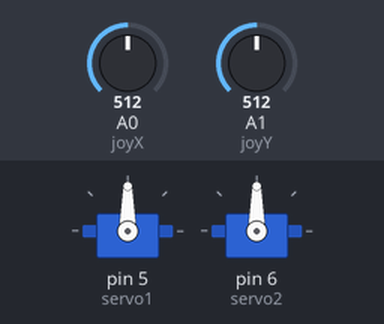
Bench run of a sketch on a simulated Arduino Uno, built with avr-gcc and run on an emulated ATmega328P. Parts: 2 × servo. The inputs (shaded band) are chosen by the test bench; at power-on: A0 (joyX) = 512, A1 (joyY) = 512.

Above: at 1.2 s.
1.3 s: A0 (joyX) set to 716
At 2.0 s:
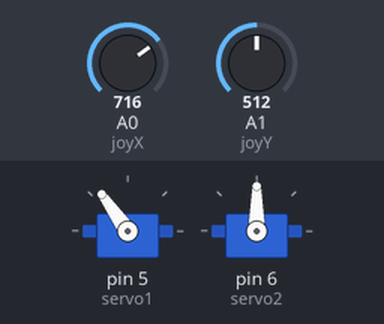
2.8 s: A1 (joyY) set to 716
At 3.2 s:
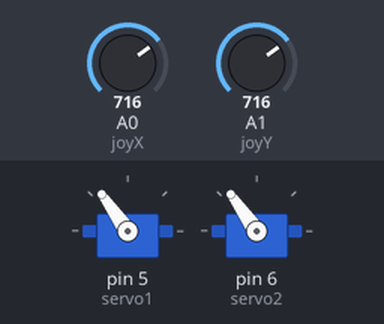
4.3 s: A0 (joyX) set to 900
At 5.5 s:
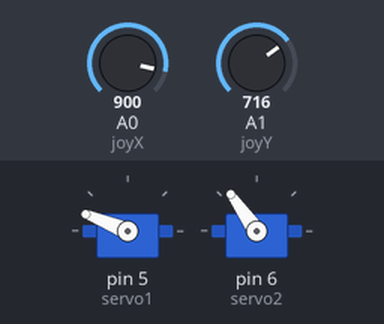
5.8 s: A1 (joyY) set to 900
At 6.1 s:
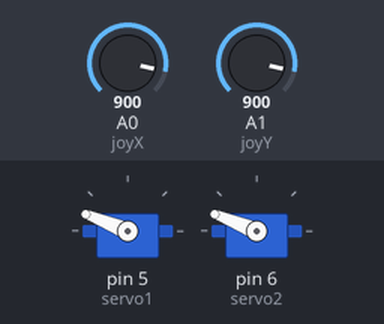
7.3 s: A0 (joyX) set to 1023
At 8.4 s:
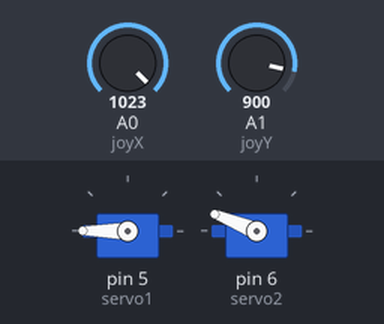
8.8 s: A1 (joyY) set to 1023
At 9.6 s:
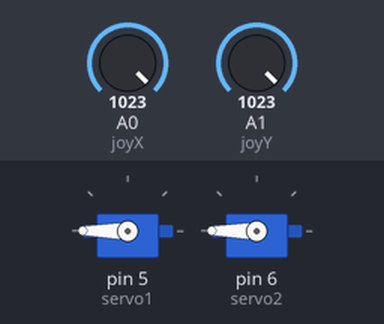
Timing chart, 0 to 11.3 s (numbered marks = the images above; inputs shaded):
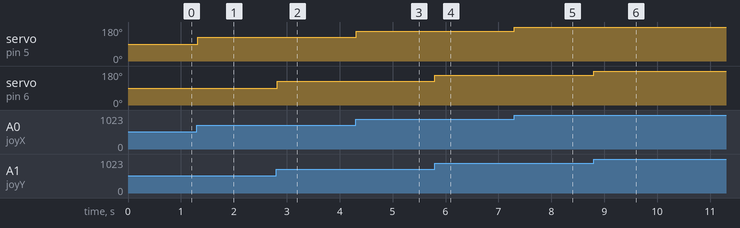

Measured:
- after the input at 1.3 s, servo on pin 5 (servo1): 90° → 125° at once
- after the input at 2.8 s, servo on pin 6 (servo2): 90° → 125° at once
- after the input at 4.3 s, servo on pin 5 (servo1): 125° → 158° at once
- after the input at 5.8 s, servo on pin 6 (servo2): 125° → 158° at once
- after the input at 7.3 s, servo on pin 5 (servo1): 158° → 180° at once
- after the input at 8.8 s, servo on pin 6 (servo2): 158° → 180° at once

The sketch:

maze_code2.ino
```cpp
#include <Servo.h>

Servo servo1;
Servo servo2;
int joyX=0;
int joyY=1;

int joyval;
void setup()
{
  servo1.attach(5);
  servo2.attach(6);


}
void loop()
{
  joyval = analogRead(joyX);
  joyval = map(joyval,0,1023,0,180);
  servo1.write(joyval);

  joyval = analogRead(joyY);
  joyval = map(joyval,0,1023,0,180);
  servo2.write(joyval);
  delay(15);

}
```
